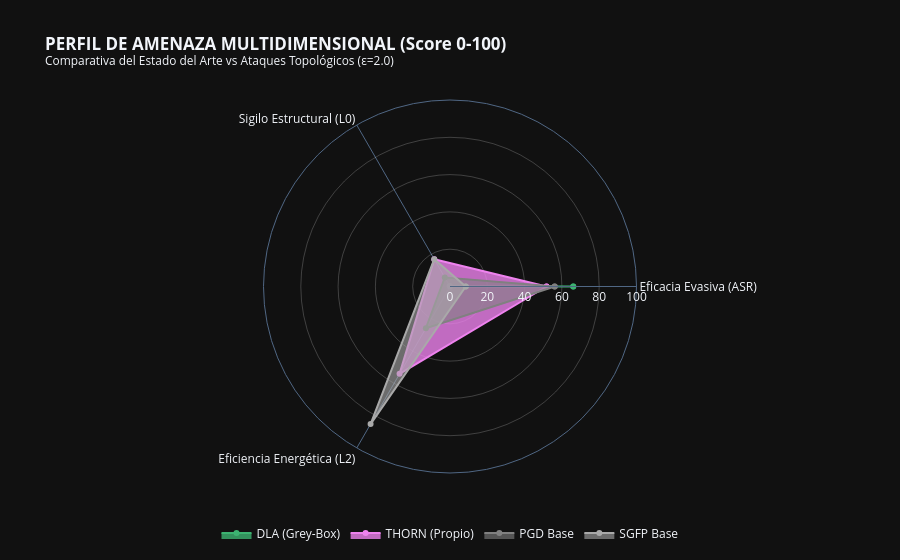

Here is the notebook cell this chart was saved with:
### Markdown cell above
## 8. Perfil de Amenaza Multidimensional (Radar de Depredadores)

Para evaluar objetivamente la superioridad de nuestros ataques topológicos (DLA y THORN) frente al estado del arte (PGD y SGFP), normalizamos sus métricas a un **Score de Amenaza (0-100)** en su máxima potencia ($\epsilon=2.0$).

En este gráfico de radar, **un área mayor representa un ataque más letal y sofisticado**:
* **Eficacia Evasiva:** Tasa de éxito (ASR) directa.
* **Sigilo Estructural (L0):** Inversamente proporcional a las variables alteradas (más sigilo = menos variables tocadas).
* **Eficiencia Energética (L2):** Inversamente proporcional a la magnitud de la perturbación inyectada.

Se hace evidente cómo las aproximaciones topológicas maximizan el área de amenaza equilibrando la letalidad con el camuflaje forense.

### Code cell
import pandas as pd
import numpy as np
import plotly.graph_objects as go

print("[*] Generando Radar de Perfil de Amenaza a máxima potencia (ε=2.0)...")

# Filtramos solo los ataques a epsilon 2.0
df_radar = df_eval[df_eval['Epsilon'] == 2.0].copy()

# Definimos los ataques clave a comparar
ataques_clave = ['PGD Base', 'SGFP Base', 'DLA (Grey-Box)', 'THORN (Propio)']
df_radar = df_radar[df_radar['Ataque'].isin(ataques_clave)]

# Función de normalización (Bigger is Better -> 0 a 100)
# ASR ya es "Bigger is Better"
# L0 y L2 son "Smaller is Better", los invertimos
max_l0 = df_eval['L0 (Vars)'].max()
max_l2 = df_eval['L2 (Energía)'].max()

df_radar['Score_ASR'] = df_radar['ASR (%)']
df_radar['Score_L0'] = 100 - (df_radar['L0 (Vars)'] / max_l0 * 100)
df_radar['Score_L2'] = 100 - (df_radar['L2 (Energía)'] / max_l2 * 100)

categorias = ['Eficacia Evasiva (ASR)', 'Sigilo Estructural (L0)', 'Eficiencia Energética (L2)']

fig = go.Figure()

colores_radar = {
    "PGD Base": "rgba(128, 128, 128, 0.6)",
    "SGFP Base": "rgba(169, 169, 169, 0.6)",
    "DLA (Grey-Box)": "rgba(60, 179, 113, 0.8)", # Verde medio
    "THORN (Propio)": "rgba(238, 130, 238, 0.8)"  # Violeta
}

for _, row in df_radar.iterrows():
    ataque = row['Ataque']
    valores = [row['Score_ASR'], row['Score_L0'], row['Score_L2']]
    # Cerramos el polígono repitiendo el primer valor
    valores.append(valores[0])
    cat_cerradas = categorias + [categorias[0]]

    fig.add_trace(go.Scatterpolar(
        r=valores,
        theta=cat_cerradas,
        fill='toself',
        name=ataque,
        line=dict(color=colores_radar.get(ataque, 'blue').replace('0.6', '1.0').replace('0.8', '1.0'), width=2),
        fillcolor=colores_radar.get(ataque, 'blue')
    ))

fig.update_layout(
    polar=dict(
        radialaxis=dict(visible=True, range=[0, 100], gridcolor='rgba(255, 255, 255, 0.2)'),
        bgcolor='rgba(0,0,0,0)'
    ),
    template="plotly_dark",
    title="<b>PERFIL DE AMENAZA MULTIDIMENSIONAL (Score 0-100)</b><br><sup>Comparativa del Estado del Arte vs Ataques Topológicos (ε=2.0)</sup>",
    paper_bgcolor="#111111",
    legend=dict(orientation="h", yanchor="bottom", y=-0.2, xanchor="center", x=0.5)
)

fig.show()

### Figure 1 — Plotly figure (JSON) as saved in the notebook; plotly's stock layout.template omitted (floating-point values rounded to 4 significant figures)
{"data": [{"fill": "toself", "fillcolor": "rgba(60, 179, 113, 0.8)", "line": {"color": "rgba(60, 179, 113, 1.0)", "width": 2}, "name": "DLA (Grey-Box)", "r": [66.1, 0.2644, 0, 66.1], "theta": ["Eficacia Evasiva (ASR)", "Sigilo Estructural (L0)", "Eficiencia Energética (L2)", "Eficacia Evasiva (ASR)"], "type": "scatterpolar"}, {"fill": "toself", "fillcolor": "rgba(238, 130, 238, 0.8)", "line": {"color": "rgba(238, 130, 238, 1.0)", "width": 2}, "name": "THORN (Propio)", "r": [51.73, 16.84, 54.09, 51.73], "theta": ["Eficacia Evasiva (ASR)", "Sigilo Estructural (L0)", "Eficiencia Energética (L2)", "Eficacia Evasiva (ASR)"], "type": "scatterpolar"}, {"fill": "toself", "fillcolor": "rgba(128, 128, 128, 0.6)", "line": {"color": "rgba(128, 128, 128, 1.0)", "width": 2}, "name": "PGD Base", "r": [56.13, 5.589, 25.86, 56.13], "theta": ["Eficacia Evasiva (ASR)", "Sigilo Estructural (L0)", "Eficiencia Energética (L2)", "Eficacia Evasiva (ASR)"], "type": "scatterpolar"}, {"fill": "toself", "fillcolor": "rgba(169, 169, 169, 0.6)", "line": {"color": "rgba(169, 169, 169, 1.0)", "width": 2}, "name": "SGFP Base", "r": [8.45, 16.92, 85.17, 8.45], "theta": ["Eficacia Evasiva (ASR)", "Sigilo Estructural (L0)", "Eficiencia Energética (L2)", "Eficacia Evasiva (ASR)"], "type": "scatterpolar"}], "layout": {"legend": {"orientation": "h", "x": 0.5, "xanchor": "center", "y": -0.2, "yanchor": "bottom"}, "paper_bgcolor": "#111111", "polar": {"bgcolor": "rgba(0,0,0,0)", "radialaxis": {"gridcolor": "rgba(255, 255, 255, 0.2)", "range": [0, 100], "visible": true}}, "title": {"text": "<b>PERFIL DE AMENAZA MULTIDIMENSIONAL (Score 0-100)</b><br><sup>Comparativa del Estado del Arte vs Ataques Topológicos (ε=2.0)</sup>"}}}
